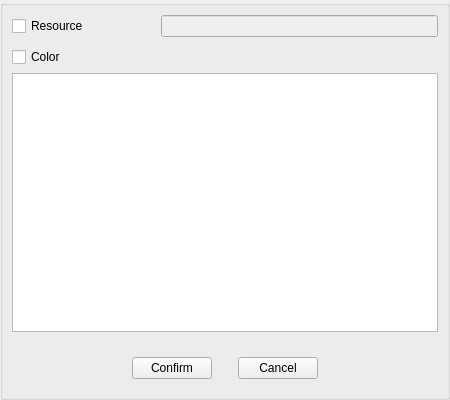
<?xml version="1.0" encoding="UTF-8"?>
<ui version="4.0">
 <class>CBackgroundSnippetOverlay</class>
 <widget class="COverlayBase" name="CBackgroundSnippetOverlay">
  <property name="geometry">
   <rect>
    <x>0</x>
    <y>0</y>
    <width>450</width>
    <height>400</height>
   </rect>
  </property>
  <property name="sizePolicy">
   <sizepolicy hsizetype="Fixed" vsizetype="Fixed">
    <horstretch>0</horstretch>
    <verstretch>0</verstretch>
   </sizepolicy>
  </property>
  <property name="windowTitle">
   <string>Form</string>
  </property>
  <layout class="QGridLayout" name="gridLayout_2">
   <property name="leftMargin">
    <number>0</number>
   </property>
   <property name="topMargin">
    <number>0</number>
   </property>
   <property name="rightMargin">
    <number>0</number>
   </property>
   <property name="bottomMargin">
    <number>0</number>
   </property>
   <property name="spacing">
    <number>0</number>
   </property>
   <item row="0" column="0">
    <widget class="QGroupBox" name="groupBox">
     <property name="title">
      <string/>
     </property>
     <layout class="QGridLayout" name="gridLayout_5">
      <item row="1" column="1">
       <widget class="QWidget" name="widget_5" native="true">
        <layout class="QGridLayout" name="gridLayout_6">
         <property name="leftMargin">
          <number>0</number>
         </property>
         <property name="topMargin">
          <number>0</number>
         </property>
         <property name="rightMargin">
          <number>0</number>
         </property>
         <property name="bottomMargin">
          <number>0</number>
         </property>
         <property name="spacing">
          <number>10</number>
         </property>
         <item row="0" column="1" colspan="2">
          <widget class="QLineEdit" name="pResourceLineEdit">
           <property name="enabled">
            <bool>false</bool>
           </property>
          </widget>
         </item>
         <item row="1" column="0">
          <widget class="QCheckBox" name="pColorCheckBox">
           <property name="text">
            <string>Color</string>
           </property>
          </widget>
         </item>
         <item row="0" column="0">
          <widget class="QCheckBox" name="pResourceCheckBox">
           <property name="text">
            <string>Resource</string>
           </property>
          </widget>
         </item>
         <item row="1" column="1" colspan="2">
          <widget class="CColorPicker" name="pColorWidget" native="true"/>
         </item>
        </layout>
       </widget>
      </item>
      <item row="2" column="1">
       <widget class="QWidget" name="widget_4" native="true">
        <property name="sizePolicy">
         <sizepolicy hsizetype="Preferred" vsizetype="Preferred">
          <horstretch>0</horstretch>
          <verstretch>0</verstretch>
         </sizepolicy>
        </property>
        <layout class="QGridLayout" name="gridLayout_3">
         <property name="leftMargin">
          <number>0</number>
         </property>
         <property name="topMargin">
          <number>0</number>
         </property>
         <property name="rightMargin">
          <number>0</number>
         </property>
         <property name="bottomMargin">
          <number>0</number>
         </property>
         <property name="spacing">
          <number>10</number>
         </property>
         <item row="0" column="0">
          <widget class="QTreeView" name="pResourceSelectTree">
           <property name="sizePolicy">
            <sizepolicy hsizetype="Preferred" vsizetype="Expanding">
             <horstretch>1</horstretch>
             <verstretch>0</verstretch>
            </sizepolicy>
           </property>
           <property name="alternatingRowColors">
            <bool>true</bool>
           </property>
           <property name="sortingEnabled">
            <bool>true</bool>
           </property>
           <property name="animated">
            <bool>true</bool>
           </property>
          </widget>
         </item>
         <item row="1" column="0">
          <widget class="CSearchWidget" name="pFilter" native="true">
           <layout class="QHBoxLayout" name="horizontalLayout_3">
            <property name="spacing">
             <number>10</number>
            </property>
            <property name="leftMargin">
             <number>0</number>
            </property>
            <property name="topMargin">
             <number>0</number>
            </property>
            <property name="rightMargin">
             <number>0</number>
            </property>
            <property name="bottomMargin">
             <number>0</number>
            </property>
           </layout>
          </widget>
         </item>
        </layout>
       </widget>
      </item>
      <item row="3" column="1">
       <widget class="QWidget" name="widget" native="true">
        <layout class="QGridLayout" name="gridLayout">
         <item row="2" column="2">
          <spacer name="horizontalSpacer_3">
           <property name="orientation">
            <enum>Qt::Horizontal</enum>
           </property>
           <property name="sizeType">
            <enum>QSizePolicy::Fixed</enum>
           </property>
           <property name="sizeHint" stdset="0">
            <size>
             <width>20</width>
             <height>20</height>
            </size>
           </property>
          </spacer>
         </item>
         <item row="2" column="1">
          <widget class="QPushButton" name="pConfirmButton">
           <property name="text">
            <string>Confirm</string>
           </property>
          </widget>
         </item>
         <item row="2" column="0">
          <spacer name="horizontalSpacer_2">
           <property name="orientation">
            <enum>Qt::Horizontal</enum>
           </property>
           <property name="sizeHint" stdset="0">
            <size>
             <width>40</width>
             <height>20</height>
            </size>
           </property>
          </spacer>
         </item>
         <item row="2" column="5">
          <spacer name="horizontalSpacer">
           <property name="orientation">
            <enum>Qt::Horizontal</enum>
           </property>
           <property name="sizeHint" stdset="0">
            <size>
             <width>40</width>
             <height>20</height>
            </size>
           </property>
          </spacer>
         </item>
         <item row="2" column="3">
          <widget class="QPushButton" name="pCancelButton">
           <property name="text">
            <string>Cancel</string>
           </property>
          </widget>
         </item>
        </layout>
       </widget>
      </item>
     </layout>
    </widget>
   </item>
  </layout>
 </widget>
 <customwidgets>
  <customwidget>
   <class>CSearchWidget</class>
   <extends>QWidget</extends>
   <header>Widgets/SearchWidget.h</header>
   <container>1</container>
  </customwidget>
  <customwidget>
   <class>COverlayBase</class>
   <extends>QWidget</extends>
   <header>Widgets/OverlayBase.h</header>
   <container>1</container>
  </customwidget>
  <customwidget>
   <class>CColorPicker</class>
   <extends>QWidget</extends>
   <header>Widgets/ColorPicker.h</header>
   <container>1</container>
  </customwidget>
 </customwidgets>
 <resources/>
 <connections/>
</ui>
